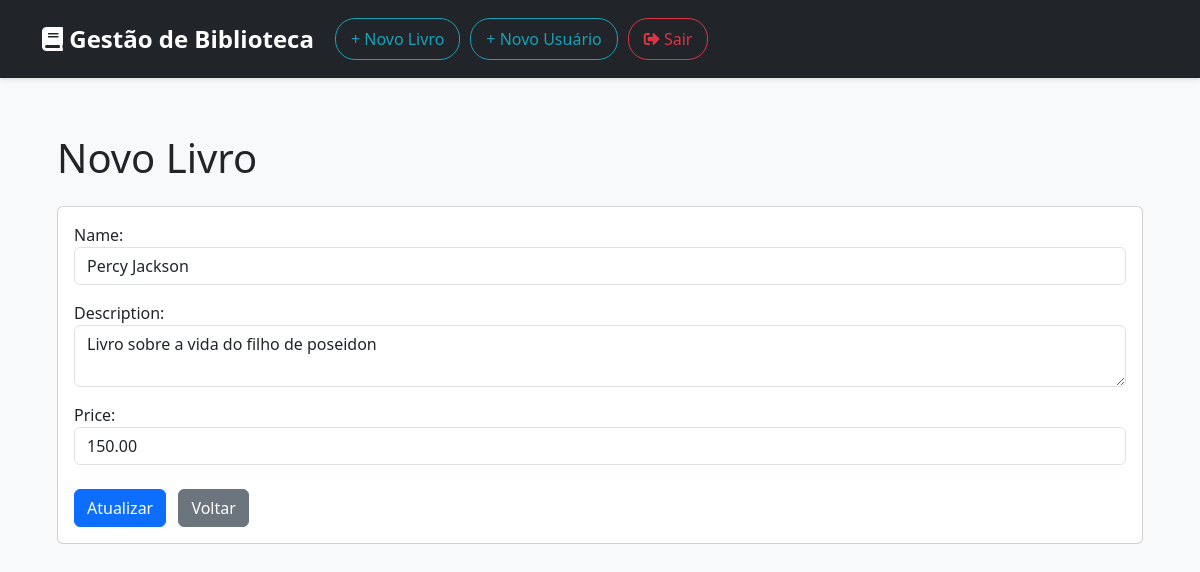
The app's page /products/edit/5 (signed in) with its own data.
### products/models.py (models this page shows, shortened)
class Product(models.Model):
    name = models.CharField('Name', max_length=100)
    description = models.TextField('Description', blank=True)
    price = models.DecimalField('Price', decimal_places=2, max_digits=8)
    created = models.DateTimeField('Created', auto_now_add=True)
    changed = models.DateTimeField('Changed', auto_now=True)
    available = models.BooleanField(default=True)
    STATUS_CHOICES = [
        ('disponivel', 'Disponível'),
        ('emprestado', 'Emprestado'),
        ('em_manutencao', 'Em Manutenção'),
        ('indisponivel', 'Indisponível'),
    ]
    status = models.CharField(
        max_length=20,
        choices=STATUS_CHOICES,
        default='disponivel'
    )
    class Meta:
        ordering = ['name']

### products/views.py (the view)
# urls.py: path('edit/<int:pk>', views.ProductUpdate.as_view(), name='product_edit'),
class ProductUpdate(SuccessMessageMixin, UpdateView):
    model = Product
    form_class = ProductForm
    success_url = reverse_lazy('product_list')
    success_message = "Livro atualizado com sucesso!"

### products/forms.py
class ProductForm(forms.ModelForm):
    def __init__(self, *args, **kwargs):
        super(ProductForm, self).__init__(*args, **kwargs)
        self.fields['name'].widget.attrs = {
            'class': 'form-control col-md-6'
        }
        self.fields['description'].widget.attrs = {
            'class': 'form-control col-md-6'
        }
        self.fields['price'].widget.attrs = {
            'class': 'form-control col-md-6',
            'step': 'any',
            'min': '1',
        }
    class Meta:
        model = Product
        fields = ('name', 'description', 'price')

### products/templates/products/product_form.html (shortened to what this page needs)
{% extends 'products/base.html' %}
{% block content %}
    <div class="container mt-4">
        <h1 class="mb-4">
                Novo Livro
        </h1>
        <div class="card">
            <div class="card-body">
                <form method="POST" class="needs-validation" novalidate>
                    {% for field in form %}
                        <div class="form-group mb-3">
                            {{ field.label_tag }}
                            {{ field }}
                        </div>
                    {% endfor %}
                    <div class="mt-4">
                        <button type="submit" class="btn btn-primary">
                            {% if request.path == '/new' %}Adicionar{% else %}Atualizar{% endif %}
                        </button>
                        <a href="{% url 'product_list' %}" class="btn btn-secondary ms-2">Voltar</a>
                    </div>
                </form>
            </div>
        </div>
    </div>
{% endblock %}

### static/css/style.css (style rules this page uses)
body { background-color: #f8f9fa; font-family: 'Segoe UI', Tahoma, Geneva, Verdana, sans-serif; }

### records on screen
Product: form "Percy Jackson" "Livro sobre a vida do filho de poseidon" "150.00"

### other values on screen
{{ field.label_tag }} "Name:" "Description:" "Price:"
